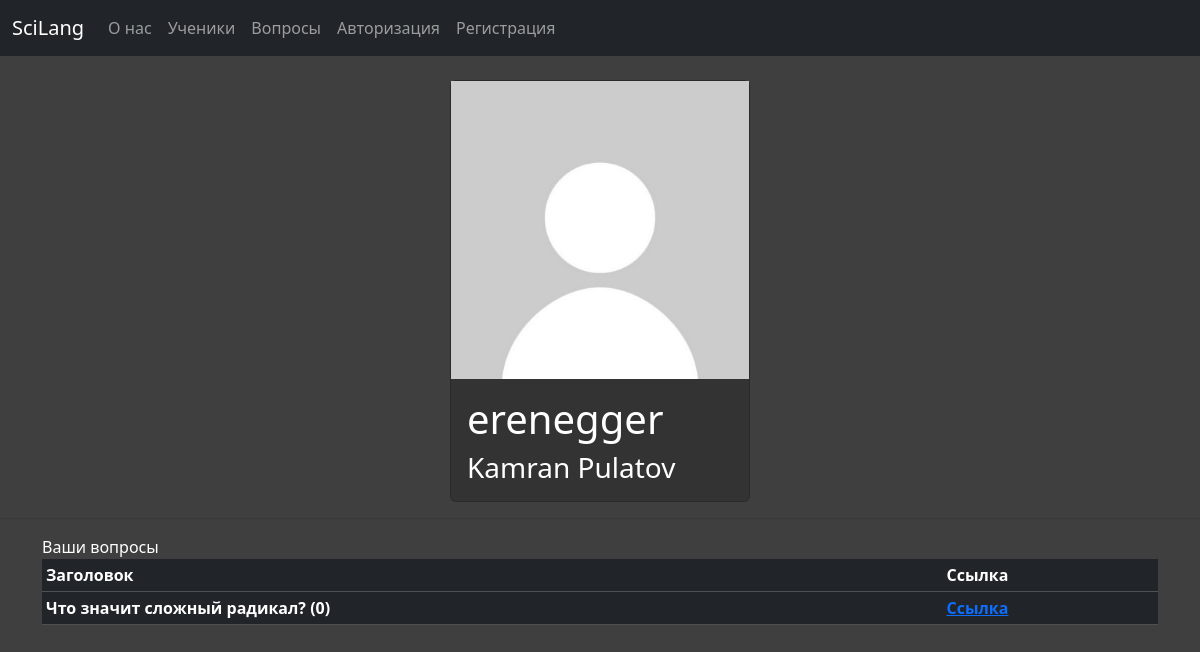
The page /user/erenegger/ on the database as committed earlier.
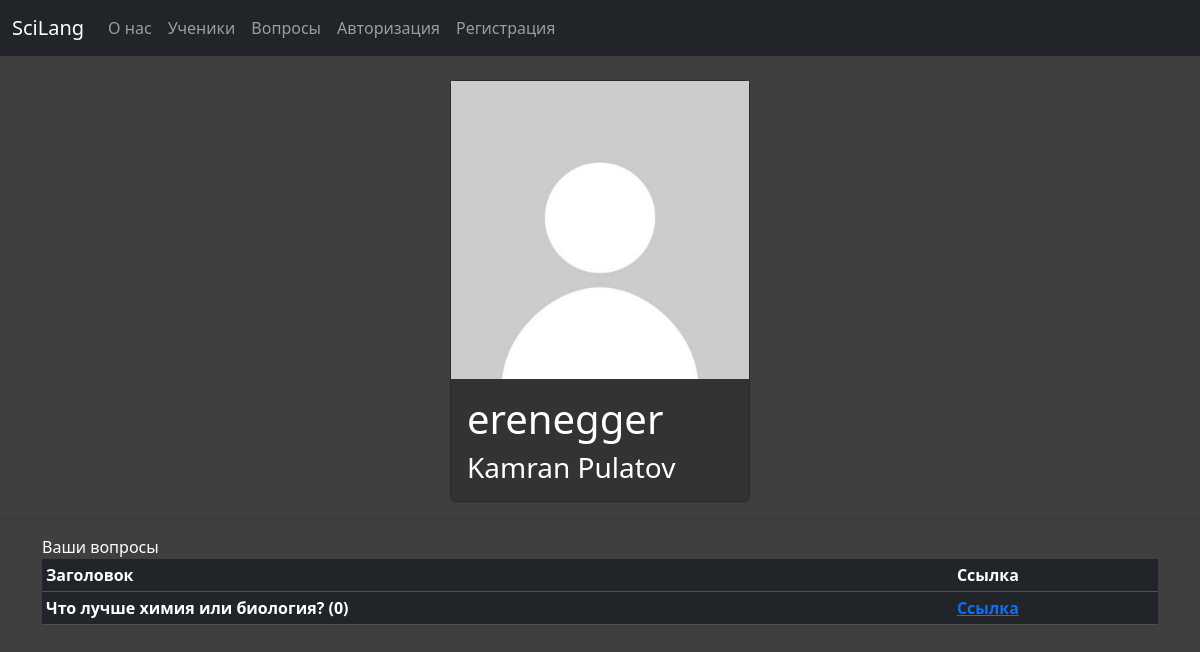
The same page on the database as committed later.
### forum/models.py (models this page shows, shortened)
class ForumUser(AbstractUser):
    profile_image = models.ImageField(upload_to='profile_photos', null=True)
    verified = models.BooleanField(null=True, default=False)
    unique_token = models.TextField(null=True)
    grade = models.IntegerField(null=True)
    email = models.EmailField(unique=True)
    post_creating = models.BooleanField(null=True, default=False)
    class Meta:
        verbose_name = "User"

class Questions(models.Model):
    image = models.ImageField(upload_to='questions', null=True)
    subject = models.TextField()
    title = models.CharField(max_length=10000, unique=True)
    content = models.TextField()
    author = models.ForeignKey(ForumUser, on_delete=models.CASCADE)
    date = models.DateTimeField(auto_now_add=True)
    views = models.ManyToManyField(ForumUser, related_name='post_views', blank=True)
    class Meta:
        verbose_name = "Question"

### forum/views.py (the view)
# urls.py: path('', views.user, name='user'),
def user(request, username):
    current_user = request.user.username
    user = ForumUser.objects.get(username=username)
    questions = Questions.objects.filter(author=user.id).order_by('-date')
    ans_count = {q.id: Answers.objects.filter(question=q.id).count() for q in questions}
    context = {
        'user': user,
        'c_user': current_user,
        'questions': questions,
        'ans_count': ans_count,
    }
    return render(request, 'user_detail.html', context=context)

### forum/views.py (called while the page is built)
@register.filter
def get_item(dictionary, key):
    return dictionary.get(key)

### forum/templates/user_detail.html (shortened to what this page needs)
<!DOCTYPE html>
{% load static %}
<html>
<head>
    <link rel="stylesheet" href='{% static "css/style.css" %}?{% now "U" %}'>
    <link href="https://cdn.jsdelivr.net/npm/bootstrap@5.3.2/dist/css/bootstrap.min.css" rel="stylesheet">
</head>
<body class="body-custom">
    <nav class="navbar navbar-expand-sm bg-dark navbar-dark">
        <div class="container-fluid">
            <a class="nav-link navbar-brand" href="/">SciLang</a>
            <div class="collapse navbar-collapse" id="collapsibleNavbar">
                <ul class="navbar-nav">
                    <li class="nav-item">
                        <a class="nav-link" href="/about">О нас</a>
                    </li>
                    <li class="nav-item">
                        <a class="nav-link" href="/userslist">Ученики</a>
                    </li>
                    <li class="nav-item">
                        <a class="nav-link" href="/questions">Вопросы</a>
                    </li>
                    {% if not request.user.is_authenticated %}
                        <li class="nav-item">
                            <a class="nav-link" href="/auth">Авторизация</a>
                        </li>
                        <li class="nav-item">
                            <a class="nav-link" href="/reg">Регистрация</a>
                        </li>
                    {% endif %}
                </ul>
            </div>
        </div>
    </nav>
    <div class="card mt-4" style="max-width: 300px; margin: 0 auto; background-color: #333; color: #fff;">
        {% if user.profile_image %}
            <img src="{{ user.profile_image.url }}" width="300" height="300" class="profile_image">
        {% else %}
            <img src="{% static 'img/default_photo.jpg' %}">
        {% endif %}
        <div class="card-body d-grid">
            <h1 class="card-title">{{ user.username }}</h1>
            <h3 class="card-text">{{ user.first_name }} {{ user.last_name }}</h3>
        </div>
    </div>
    <hr>
    <div class="container mt-3 text-white">
        Ваши вопросы
        <table class="table table-dark table-sm">
            <tr>
                <th>Заголовок</th>
                <th>Ссылка</th>
            </tr>
            {% for q in questions %}
                <tr>
                    <th>{{ q.title }} ({{ ans_count|get_item:q.id }})</th>
                    <th><a href="{% url 'q_details' q.subject q.id %}">Ссылка</a></th>
                </tr>
            {% endfor %}
        </table>
    </div>
</body>
</html>

### static/css/style.css (style rules this page uses)
.body-custom { background-color: #3f3f3f; }

Rows that differ between the two databases and show on the page:
removed Questions: title "Что значит сложный радикал?", id "0"
now on this page (row edited): Questions: title "Что лучше химия или биология?", id "0"
